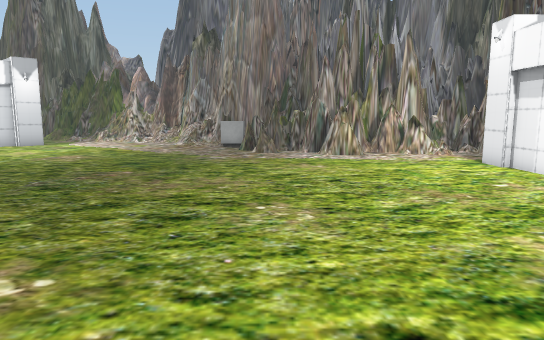
[1] (above)

19 first-person views from a walk through a 3-D level made in the Unity game engine. The camera is 1.4 m above the floor, tilts 8° down and sees 70° across. The floor is counted in squares, 1 m on a side. Each view is taken from the middle of a square. On the plan, view 1 faces up. The plan holds only what a view shows up to about 16 squares ahead; the rest is blank. The place goes on beyond the plan. The player is left out. Some surface patterns are stand-ins.

[2]
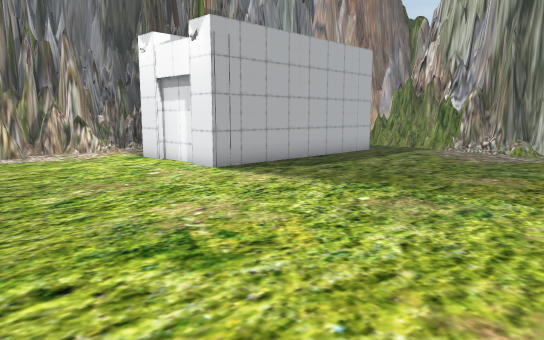

[3]
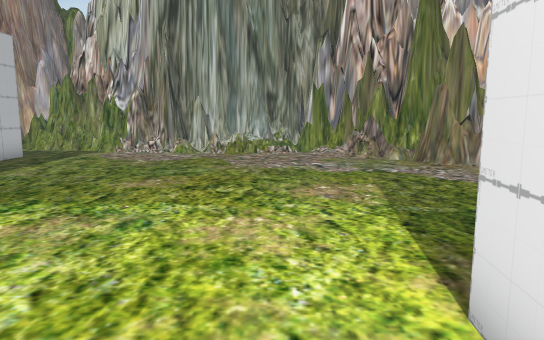

[4]
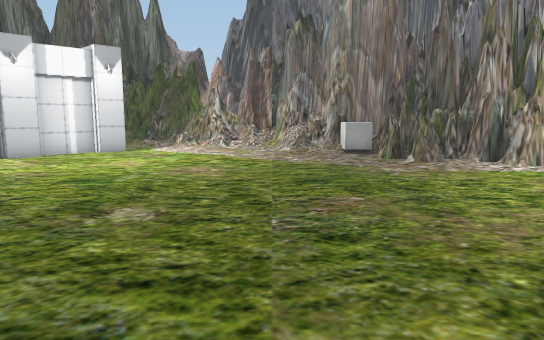

[5]
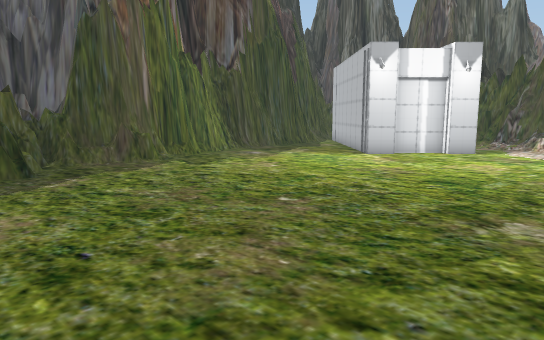

[6]
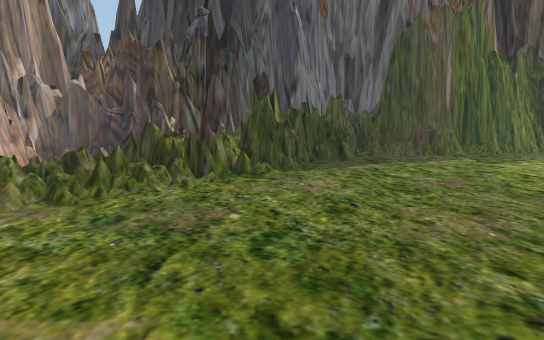

[7]
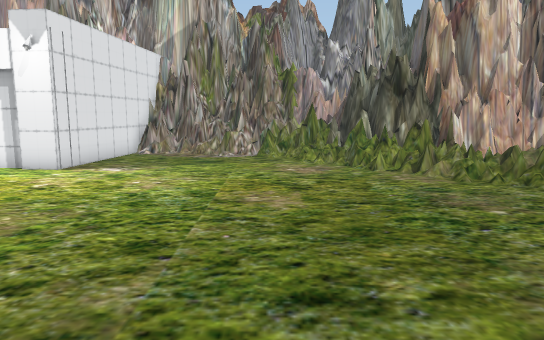

[8]
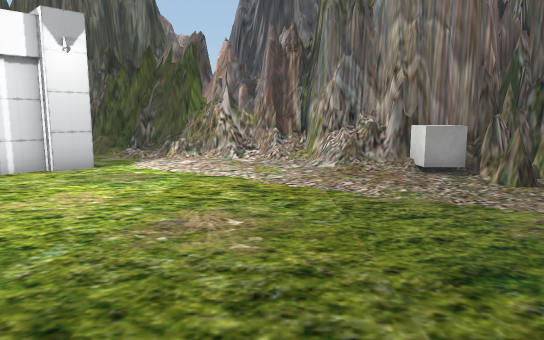

[9]
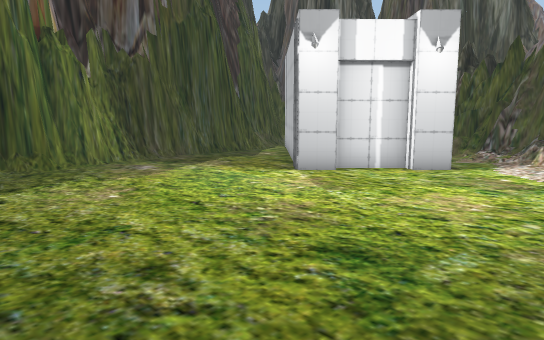

[10]
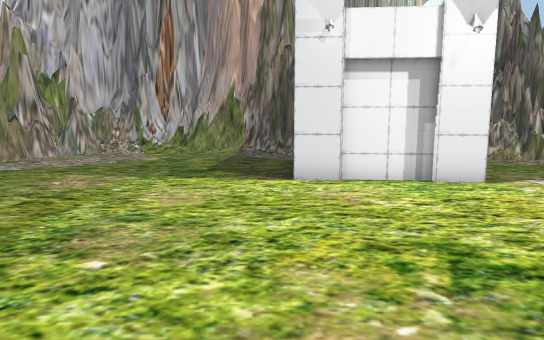

[11]
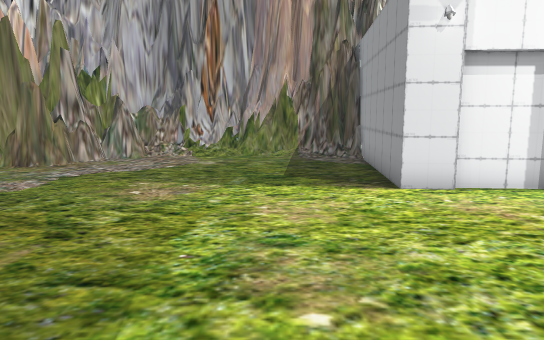

[12]
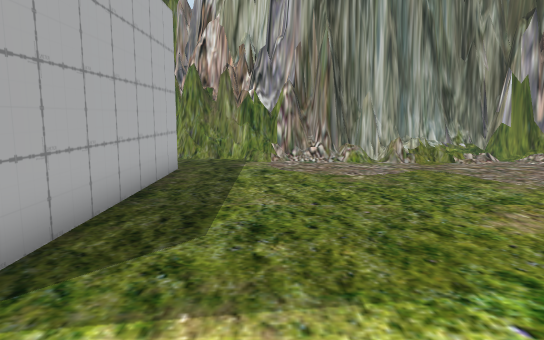

[13]
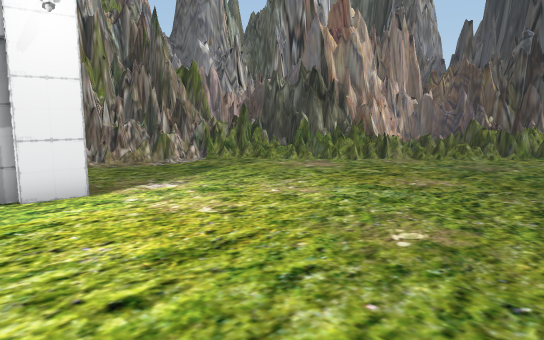

[14]
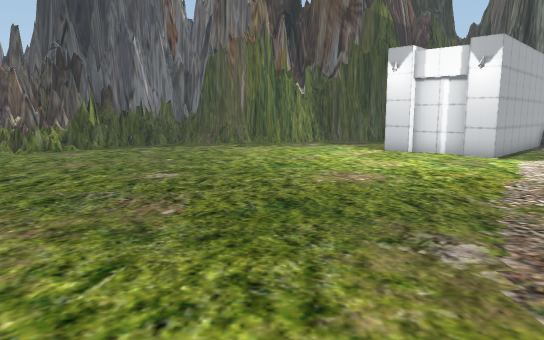

[15]
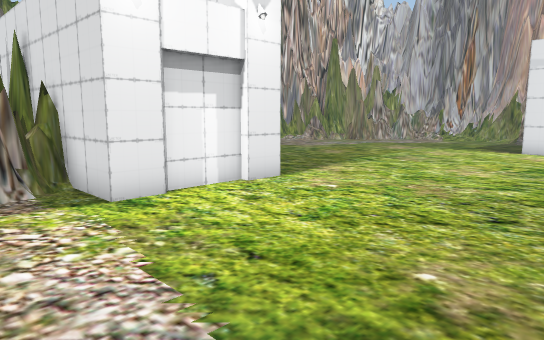

[16]
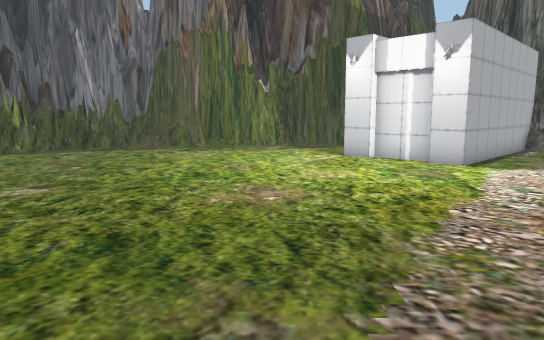

[17]
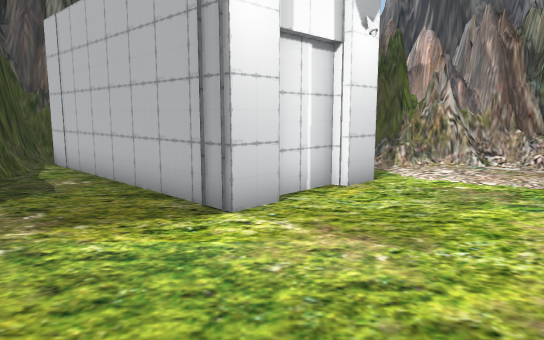

[18]
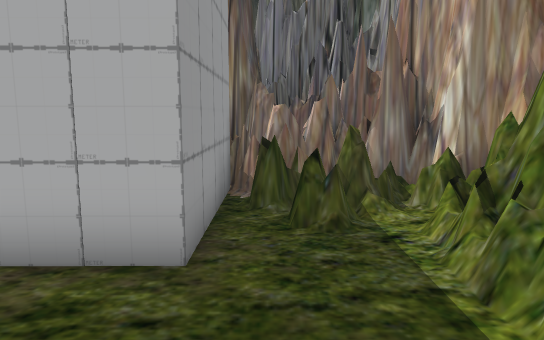

[19]
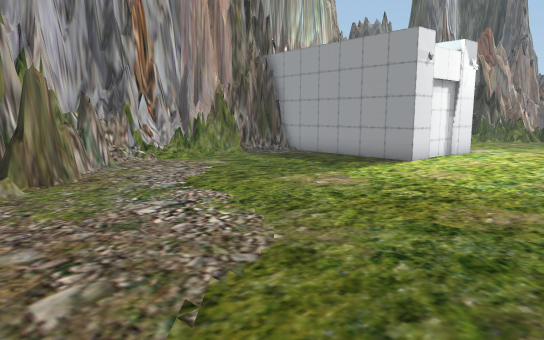

### Floor plan
Key: @ floor where view 1 was taken; # wall or solid block; . main floor; : floor 0.25 m higher than the main floor; + floor 0.5 m higher than the main floor; / step, stairs or slope; = window, fence, low wall or low ledge; B building; C cube.
Columns run from 20 left of view 1 to 18 right of it. Each row starts with its distance up from view 1.
 24     ####
 23 #   BB###
 22 #    BB ########
 21 #B    BB.// ===##
 20 ##B    BB......####
 19  #.B    BB......#=###
 18  #..B   BB........CC#
 17  #...B B...........###
 16  #....BB...........####  ####
 15  #..................=######=#
 14  #....................##.==.#
 13  #..........................#
 12  #..........................####  ###
 11  ##.......................BBBBBBBBB####
 10  ##........................B      B=#=#
  9   #=.......................B      B===#
  8   #.......................BBBBBBBBB..=#
  7   #..................................##
  6   =#.................................##
  5   ##=.............................../#
  4    ##=............................../#
  3    ####.............................##
  2     ##==............................##
  1      #==#...........................=#
  0      ###==..........@...............=#
 -1      ##====.........................:#
 -2       #::+=#........BB.B............=#
 -3       ####===.......BBBB.........../##
 -4         ####=......B   B..........=##
 -5           ##==#....B   B..........###
 -6            ###===..B   B........####
 -7             ######=#   B........=##
 -8                 ####   #.......###
 -9                        ##########

Where each view was taken, in squares from view 1:
view 1: 0 up, 0 right, facing up
view 2: 1 down, 0 right, facing up-right
view 3: 1 down, 1 right, facing right
view 4: 3 up, 5 left, facing up
view 5: 3 up, 6 left, facing up-left
view 6: 3 up, 4 left, facing left
view 7: 8 up, 6 left, facing down
view 8: 8 up, 6 left, facing up
view 9: 8 up, 7 left, facing up-left
view 10: 6 up, 4 right, facing down
view 11: 5 up, 6 right, facing down
view 12: 5 up, 4 right, facing right
view 13: 5 up, 2 right, facing down-left
view 14: 11 up, 2 right, facing left
view 15: 14 up, 0 right, facing down-right
view 16: 13 up, 0 right, facing left
view 17: 10 up, 13 left, facing up
view 18: 4 up, 15 right, facing up
view 19: 3 up, 15 right, facing down-left
